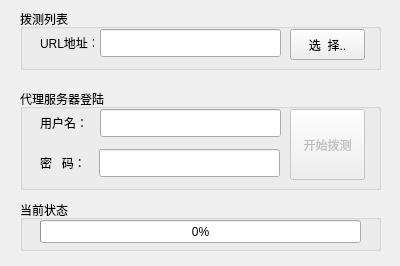
<?xml version="1.0" encoding="UTF-8"?>
<ui version="4.0">
 <class>Form</class>
 <widget class="QWidget" name="Form">
  <property name="geometry">
   <rect>
    <x>0</x>
    <y>0</y>
    <width>400</width>
    <height>266</height>
   </rect>
  </property>
  <property name="windowTitle">
   <string>代理拨测专用</string>
  </property>
  <property name="locale">
   <locale language="Chinese" country="China"/>
  </property>
  <property name="inputMethodHints">
   <set>Qt::ImhNone</set>
  </property>
  <widget class="QGroupBox" name="groupBox_proxy">
   <property name="geometry">
    <rect>
     <x>20</x>
     <y>89</y>
     <width>361</width>
     <height>101</height>
    </rect>
   </property>
   <property name="font">
    <font>
     <family>Segoe UI</family>
     <pointsize>9</pointsize>
     <weight>50</weight>
     <bold>false</bold>
    </font>
   </property>
   <property name="title">
    <string>代理服务器登陆</string>
   </property>
   <widget class="QPushButton" name="btn_start">
    <property name="enabled">
     <bool>false</bool>
    </property>
    <property name="geometry">
     <rect>
      <x>270</x>
      <y>20</y>
      <width>75</width>
      <height>71</height>
     </rect>
    </property>
    <property name="font">
     <font>
      <family>Segoe UI</family>
      <pointsize>9</pointsize>
      <weight>50</weight>
      <bold>false</bold>
     </font>
    </property>
    <property name="text">
     <string>开始拨测</string>
    </property>
   </widget>
   <widget class="QLabel" name="label_user">
    <property name="geometry">
     <rect>
      <x>20</x>
      <y>20</y>
      <width>51</width>
      <height>28</height>
     </rect>
    </property>
    <property name="font">
     <font>
      <family>Segoe UI</family>
      <pointsize>9</pointsize>
      <weight>50</weight>
      <bold>false</bold>
     </font>
    </property>
    <property name="text">
     <string>用户名：</string>
    </property>
   </widget>
   <widget class="QLabel" name="label_pwd">
    <property name="geometry">
     <rect>
      <x>20</x>
      <y>60</y>
      <width>51</width>
      <height>28</height>
     </rect>
    </property>
    <property name="font">
     <font>
      <family>Segoe UI</family>
      <pointsize>9</pointsize>
      <weight>50</weight>
      <bold>false</bold>
     </font>
    </property>
    <property name="text">
     <string>密   码：</string>
    </property>
   </widget>
   <widget class="QLineEdit" name="lineEdit_pwd">
    <property name="geometry">
     <rect>
      <x>79</x>
      <y>60</y>
      <width>181</width>
      <height>28</height>
     </rect>
    </property>
    <property name="font">
     <font>
      <family>Segoe UI</family>
      <pointsize>9</pointsize>
      <weight>50</weight>
      <bold>false</bold>
     </font>
    </property>
    <property name="inputMethodHints">
     <set>Qt::ImhDigitsOnly|Qt::ImhHiddenText|Qt::ImhNoAutoUppercase|Qt::ImhNoPredictiveText</set>
    </property>
    <property name="echoMode">
     <enum>QLineEdit::Password</enum>
    </property>
   </widget>
   <widget class="QLineEdit" name="lineEdit_user">
    <property name="geometry">
     <rect>
      <x>80</x>
      <y>20</y>
      <width>181</width>
      <height>28</height>
     </rect>
    </property>
    <property name="font">
     <font>
      <family>Segoe UI</family>
      <pointsize>9</pointsize>
      <weight>50</weight>
      <bold>false</bold>
     </font>
    </property>
   </widget>
  </widget>
  <widget class="QGroupBox" name="groupBox_url">
   <property name="geometry">
    <rect>
     <x>20</x>
     <y>9</y>
     <width>361</width>
     <height>61</height>
    </rect>
   </property>
   <property name="font">
    <font>
     <family>Segoe UI</family>
     <pointsize>9</pointsize>
     <weight>50</weight>
     <bold>false</bold>
    </font>
   </property>
   <property name="title">
    <string>拨测列表</string>
   </property>
   <widget class="QPushButton" name="btn_choose">
    <property name="geometry">
     <rect>
      <x>270</x>
      <y>20</y>
      <width>75</width>
      <height>31</height>
     </rect>
    </property>
    <property name="font">
     <font>
      <family>Segoe UI</family>
      <pointsize>9</pointsize>
      <weight>50</weight>
      <bold>false</bold>
     </font>
    </property>
    <property name="text">
     <string>选  择..</string>
    </property>
   </widget>
   <widget class="QLabel" name="label_url">
    <property name="geometry">
     <rect>
      <x>20</x>
      <y>20</y>
      <width>54</width>
      <height>28</height>
     </rect>
    </property>
    <property name="font">
     <font>
      <family>Segoe UI</family>
      <pointsize>9</pointsize>
      <weight>50</weight>
      <bold>false</bold>
     </font>
    </property>
    <property name="text">
     <string>URL地址：</string>
    </property>
   </widget>
   <widget class="QLineEdit" name="lineEdit_urlpath">
    <property name="geometry">
     <rect>
      <x>80</x>
      <y>20</y>
      <width>181</width>
      <height>28</height>
     </rect>
    </property>
    <property name="font">
     <font>
      <family>Segoe UI</family>
      <pointsize>9</pointsize>
      <weight>50</weight>
      <bold>false</bold>
     </font>
    </property>
    <property name="readOnly">
     <bool>true</bool>
    </property>
   </widget>
  </widget>
  <widget class="QGroupBox" name="groupBox_status">
   <property name="geometry">
    <rect>
     <x>20</x>
     <y>200</y>
     <width>361</width>
     <height>51</height>
    </rect>
   </property>
   <property name="font">
    <font>
     <family>Segoe UI</family>
     <pointsize>9</pointsize>
    </font>
   </property>
   <property name="title">
    <string>当前状态</string>
   </property>
   <widget class="QProgressBar" name="progressBar">
    <property name="geometry">
     <rect>
      <x>20</x>
      <y>20</y>
      <width>321</width>
      <height>23</height>
     </rect>
    </property>
    <property name="value">
     <number>0</number>
    </property>
   </widget>
  </widget>
  <zorder>groupBox_url</zorder>
  <zorder>groupBox_proxy</zorder>
  <zorder>groupBox_status</zorder>
 </widget>
 <tabstops>
  <tabstop>lineEdit_user</tabstop>
  <tabstop>lineEdit_pwd</tabstop>
  <tabstop>btn_choose</tabstop>
  <tabstop>btn_start</tabstop>
  <tabstop>lineEdit_urlpath</tabstop>
 </tabstops>
 <resources/>
 <connections/>
</ui>
